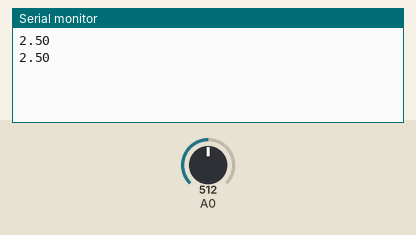
This sketch was run on a simulated Arduino Uno, built with avr-gcc and run on an emulated ATmega328P. Shown: the last lines printed to the serial monitor. Inputs (shaded band) come from the test bench; at power-on: A0 = 512.

Above: at 1.8 s.
1.9 s: A0 set to 716
At 2.7 s:
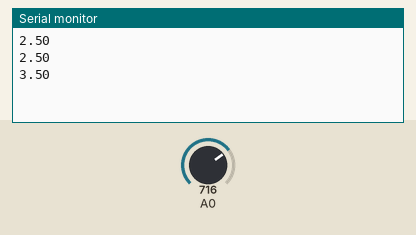
3.4 s: A0 set to 900
At 4.8 s:
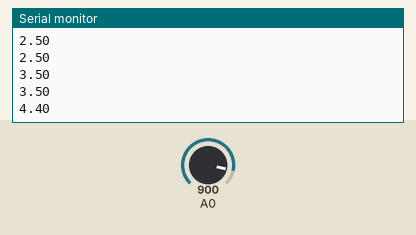
Timing chart, 0 to 6.4 s (numbered marks = the images above; inputs shaded):
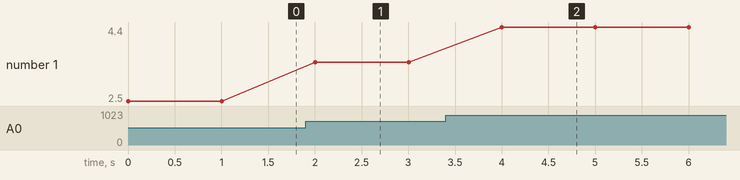

Measured:
- after the input at 1.9 s, the serial monitor: prints a new line after 0.10 s (image 1)
- after the input at 3.4 s, the serial monitor: prints a new line after 0.60 s (image 2)
- plotted number 1: 2.5 → 3.5 after the input at 1.9 s, 3.5 → 4.4 after the input at 3.4 s

The sketch:

lab3-2c.ino
```cpp
int deger;
 float Volt;
void setup() {
  Serial.begin(9600);
}

void loop() {

  deger=analogRead(A0);
  Volt=(5.0/1023.0)*deger;

  Serial.println(Volt);
  delay(1000);
}
```
